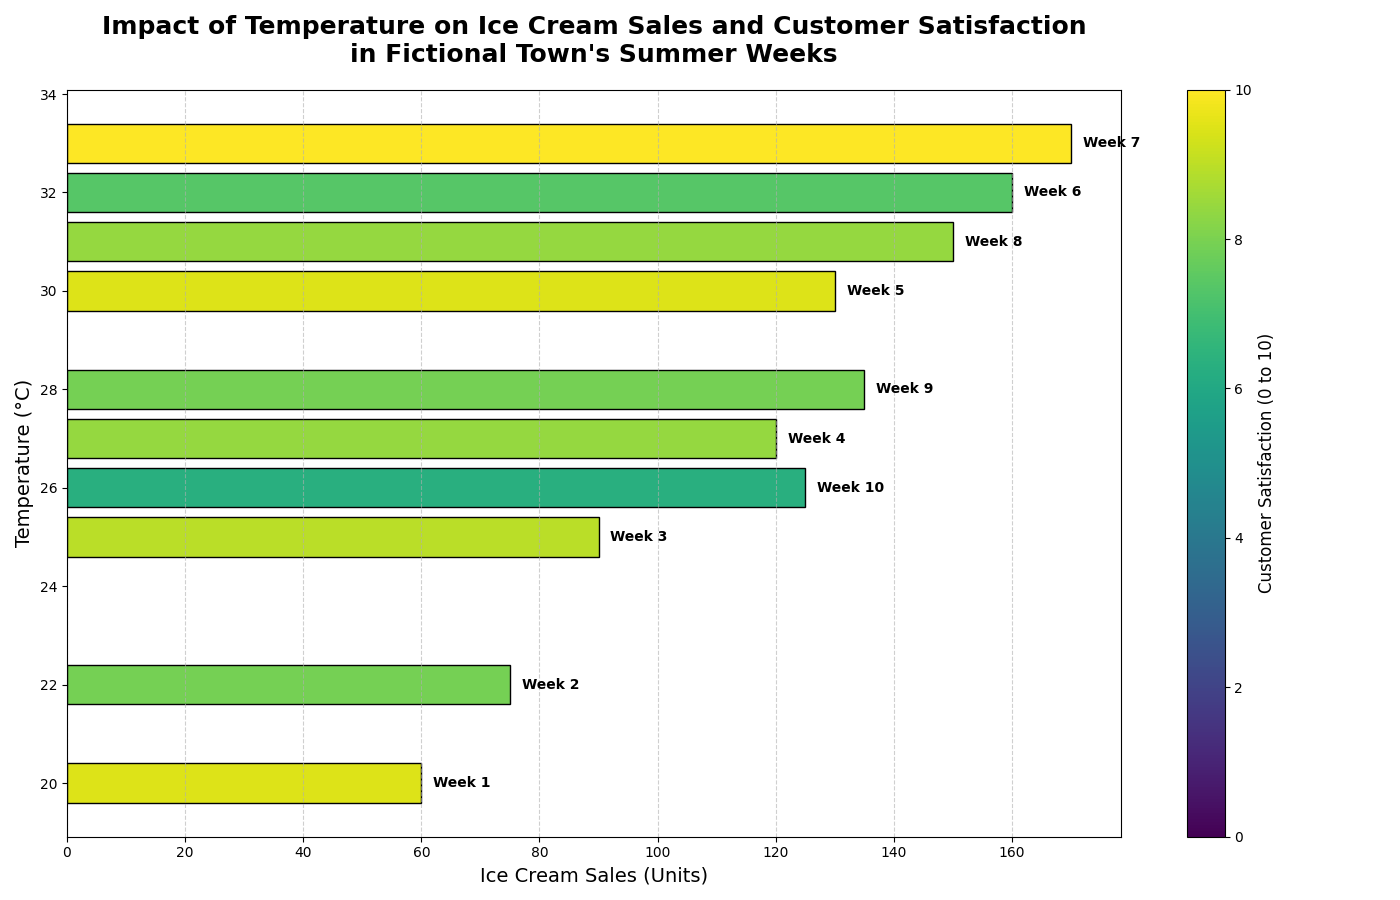

Write the Python code that produced this figure.
import matplotlib.pyplot as plt
import numpy as np

weeks = np.arange(1, 11)
sales = np.array([60, 75, 90, 120, 130, 160, 170, 150, 135, 125])
temperature = np.array([20, 22, 25, 27, 30, 32, 33, 31, 28, 26])

# Manually shuffled satisfaction values to change assigned colors
shuffled_satisfaction = np.array([9, 7.5, 8.5, 8, 9, 7, 9.5, 8, 7.5, 6])

plt.figure(figsize=(14, 9))
bar_chart = plt.barh(temperature, sales, color=plt.cm.viridis(shuffled_satisfaction / max(shuffled_satisfaction)), edgecolor='black')

plt.title("Impact of Temperature on Ice Cream Sales and Customer Satisfaction\nin Fictional Town's Summer Weeks", fontsize=18, fontweight='bold', pad=20)
plt.xlabel("Ice Cream Sales (Units)", fontsize=14)
plt.ylabel("Temperature (°C)", fontsize=14)

for i, (sales_val, temp, week) in enumerate(zip(sales, temperature, weeks)):
    plt.text(sales_val + 2, temp, f"Week {week}", fontsize=10, fontweight='bold', va='center')

plt.grid(True, linestyle='--', alpha=0.6, axis='x')

sm = plt.cm.ScalarMappable(cmap='viridis', norm=plt.Normalize(0, 10))
sm.set_array([])
cbar = plt.colorbar(sm, ax=plt.gca())
cbar.set_label('Customer Satisfaction (0 to 10)', fontsize=12)

plt.tight_layout()
plt.show()
